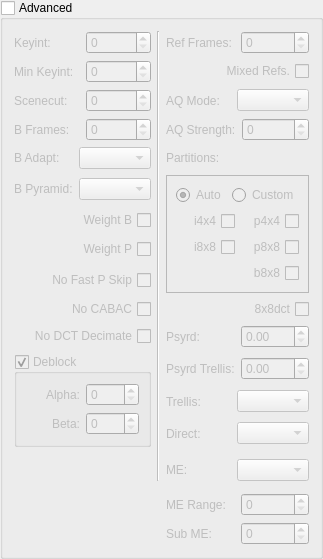
                 <widget class="QGroupBox" name="x264_advanced_groupbox">
                  <property name="title">
                   <string>Advanced</string>
                  </property>
                  <property name="flat">
                   <bool>false</bool>
                  </property>
                  <property name="checkable">
                   <bool>true</bool>
                  </property>
                  <property name="checked">
                   <bool>false</bool>
                  </property>
                  <layout class="QVBoxLayout" name="verticalLayout_25">
                   <item>
                    <layout class="QGridLayout" name="gridLayout_2">
                     <property name="bottomMargin">
                      <number>0</number>
                     </property>
                     <item row="8" column="0">
                      <widget class="QCheckBox" name="x264_no_fast_p_skip_checkbox">
                       <property name="layoutDirection">
                        <enum>Qt::RightToLeft</enum>
                       </property>
                       <property name="text">
                        <string>No Fast P Skip</string>
                       </property>
                      </widget>
                     </item>
                     <item row="0" column="1" rowspan="16">
                      <widget class="Line" name="line_3">
                       <property name="orientation">
                        <enum>Qt::Vertical</enum>
                       </property>
                      </widget>
                     </item>
                     <item row="11" column="0" rowspan="3">
                      <widget class="QGroupBox" name="groupBox_4">
                       <property name="title">
                        <string>Deblock</string>
                       </property>
                       <property name="checkable">
                        <bool>true</bool>
                       </property>
                       <layout class="QVBoxLayout" name="verticalLayout_28">
                        <item>
                         <layout class="QHBoxLayout" name="horizontalLayout_41">
                          <item>
                           <widget class="QLabel" name="label_44">
                            <property name="text">
                             <string>Alpha:</string>
                            </property>
                            <property name="alignment">
                             <set>Qt::AlignRight|Qt::AlignTrailing|Qt::AlignVCenter</set>
                            </property>
                           </widget>
                          </item>
                          <item>
                           <widget class="QSpinBox" name="x264_deblock_alpha_spinbutton"/>
                          </item>
                         </layout>
                        </item>
                        <item>
                         <layout class="QHBoxLayout" name="horizontalLayout_42">
                          <item>
                           <widget class="QLabel" name="label_45">
                            <property name="text">
                             <string>Beta:</string>
                            </property>
                            <property name="alignment">
                             <set>Qt::AlignRight|Qt::AlignTrailing|Qt::AlignVCenter</set>
                            </property>
                           </widget>
                          </item>
                          <item>
                           <widget class="QSpinBox" name="x264_deblock_beta_spinbutton"/>
                          </item>
                         </layout>
                        </item>
                       </layout>
                      </widget>
                     </item>
                     <item row="1" column="2">
                      <widget class="QCheckBox" name="x264_mixed_refs_checkbox">
                       <property name="layoutDirection">
                        <enum>Qt::RightToLeft</enum>
                       </property>
                       <property name="text">
                        <string>Mixed Refs.</string>
                       </property>
                      </widget>
                     </item>
                     <item row="5" column="0">
                      <layout class="QHBoxLayout" name="horizontalLayout_36">
                       <item>
                        <widget class="QLabel" name="label_39">
                         <property name="text">
                          <string>B Pyramid:</string>
                         </property>
                        </widget>
                       </item>
                       <item>
                        <widget class="QComboBox" name="x264_b_pyramid_combobox"/>
                       </item>
                      </layout>
                     </item>
                     <item row="10" column="0">
                      <widget class="QCheckBox" name="x264_no_dct_decimate_checkbox">
                       <property name="layoutDirection">
                        <enum>Qt::RightToLeft</enum>
                       </property>
                       <property name="text">
                        <string>No DCT Decimate</string>
                       </property>
                      </widget>
                     </item>
                     <item row="3" column="0">
                      <layout class="QHBoxLayout" name="horizontalLayout_34">
                       <item>
                        <widget class="QLabel" name="label_37">
                         <property name="text">
                          <string>B Frames:</string>
                         </property>
                        </widget>
                       </item>
                       <item>
                        <widget class="QSpinBox" name="x264_b_frames_spinbutton"/>
                       </item>
                      </layout>
                     </item>
                     <item row="1" column="0">
                      <layout class="QHBoxLayout" name="horizontalLayout_38">
                       <item>
                        <widget class="QLabel" name="label_41">
                         <property name="text">
                          <string>Min Keyint:</string>
                         </property>
                        </widget>
                       </item>
                       <item>
                        <widget class="QSpinBox" name="x264_min_keyint_spinbutton"/>
                       </item>
                      </layout>
                     </item>
                     <item row="18" column="2">
                      <layout class="QHBoxLayout" name="horizontalLayout_49">
                       <item>
                        <widget class="QLabel" name="label_52">
                         <property name="text">
                          <string>Sub ME:</string>
                         </property>
                        </widget>
                       </item>
                       <item>
                        <widget class="QSpinBox" name="x264_subme_spinbutton"/>
                       </item>
                      </layout>
                     </item>
                     <item row="2" column="2">
                      <layout class="QHBoxLayout" name="horizontalLayout_43">
                       <item>
                        <widget class="QLabel" name="label_46">
                         <property name="text">
                          <string>AQ Mode:</string>
                         </property>
                        </widget>
                       </item>
                       <item>
                        <widget class="QComboBox" name="x264_aq_mode_combobox"/>
                       </item>
                      </layout>
                     </item>
                     <item row="3" column="2">
                      <layout class="QHBoxLayout" name="horizontalLayout_44">
                       <item>
                        <widget class="QLabel" name="label_47">
                         <property name="text">
                          <string>AQ Strength:</string>
                         </property>
                        </widget>
                       </item>
                       <item>
                        <widget class="QSpinBox" name="x264_aq_strength_spinbutton"/>
                       </item>
                      </layout>
                     </item>
                     <item row="17" column="2">
                      <layout class="QHBoxLayout" name="horizontalLayout_48">
                       <item>
                        <widget class="QLabel" name="label_51">
                         <property name="text">
                          <string>ME Range:</string>
                         </property>
                        </widget>
                       </item>
                       <item>
                        <widget class="QSpinBox" name="x264_me_range_spinbutton"/>
                       </item>
                      </layout>
                     </item>
                     <item row="0" column="0">
                      <layout class="QHBoxLayout" name="horizontalLayout_37">
                       <item>
                        <widget class="QLabel" name="label_40">
                         <property name="text">
                          <string>Keyint:</string>
                         </property>
                        </widget>
                       </item>
                       <item>
                        <widget class="QSpinBox" name="x264_keyint_spinbutton"/>
                       </item>
                      </layout>
                     </item>
                     <item row="7" column="0">
                      <widget class="QCheckBox" name="x264_weight_p_checkbox">
                       <property name="layoutDirection">
                        <enum>Qt::RightToLeft</enum>
                       </property>
                       <property name="text">
                        <string>Weight P</string>
                       </property>
                      </widget>
                     </item>
                     <item row="4" column="0">
                      <layout class="QHBoxLayout" name="horizontalLayout_40">
                       <item>
                        <widget class="QLabel" name="label_43">
                         <property name="text">
                          <string>B Adapt:</string>
                         </property>
                        </widget>
                       </item>
                       <item>
                        <widget class="QComboBox" name="x264_b_adapt_combobox"/>
                       </item>
                      </layout>
                     </item>
                     <item row="6" column="0">
                      <widget class="QCheckBox" name="x264_weight_b_checkbox">
                       <property name="layoutDirection">
                        <enum>Qt::RightToLeft</enum>
                       </property>
                       <property name="text">
                        <string>Weight B</string>
                       </property>
                      </widget>
                     </item>
                     <item row="9" column="0">
                      <widget class="QCheckBox" name="x264_no_cabac_checkbox">
                       <property name="layoutDirection">
                        <enum>Qt::RightToLeft</enum>
                       </property>
                       <property name="text">
                        <string>No CABAC</string>
                       </property>
                      </widget>
                     </item>
                     <item row="4" column="2">
                      <widget class="QLabel" name="label_48">
                       <property name="text">
                        <string>Partitions:</string>
                       </property>
                      </widget>
                     </item>
                     <item row="2" column="0">
                      <layout class="QHBoxLayout" name="horizontalLayout_39">
                       <item>
                        <widget class="QLabel" name="label_42">
                         <property name="text">
                          <string>Scenecut:</string>
                         </property>
                        </widget>
                       </item>
                       <item>
                        <widget class="QSpinBox" name="x264_scenecut_spinbutton"/>
                       </item>
                      </layout>
                     </item>
                     <item row="0" column="2">
                      <layout class="QHBoxLayout" name="horizontalLayout_35">
                       <item>
                        <widget class="QLabel" name="label_38">
                         <property name="text">
                          <string>Ref Frames:</string>
                         </property>
                        </widget>
                       </item>
                       <item>
                        <widget class="QSpinBox" name="x264_refs_spinbutton"/>
                       </item>
                      </layout>
                     </item>
                     <item row="15" column="2">
                      <layout class="QHBoxLayout" name="horizontalLayout_47">
                       <item>
                        <widget class="QLabel" name="label_50">
                         <property name="text">
                          <string>ME:</string>
                         </property>
                        </widget>
                       </item>
                       <item>
                        <widget class="QComboBox" name="x264_me_combobox"/>
                       </item>
                      </layout>
                     </item>
                     <item row="13" column="2">
                      <layout class="QHBoxLayout" name="horizontalLayout_46">
                       <item>
                        <widget class="QLabel" name="label_49">
                         <property name="text">
                          <string>Direct:</string>
                         </property>
                        </widget>
                       </item>
                       <item>
                        <widget class="QComboBox" name="x264_direct_combobox"/>
                       </item>
                      </layout>
                     </item>
                     <item row="12" column="2">
                      <layout class="QHBoxLayout" name="horizontalLayout_52">
                       <item>
                        <widget class="QLabel" name="label_55">
                         <property name="text">
                          <string>Trellis:</string>
                         </property>
                        </widget>
                       </item>
                       <item>
                        <widget class="QComboBox" name="x264_trellis_combobox"/>
                       </item>
                      </layout>
                     </item>
                     <item row="11" column="2">
                      <layout class="QHBoxLayout" name="horizontalLayout_51">
                       <item>
                        <widget class="QLabel" name="label_54">
                         <property name="text">
                          <string>Psyrd Trellis:</string>
                         </property>
                        </widget>
                       </item>
                       <item>
                        <widget class="QDoubleSpinBox" name="x264_psyrd_trellis_spinbutton"/>
                       </item>
                      </layout>
                     </item>
                     <item row="10" column="2">
                      <layout class="QHBoxLayout" name="horizontalLayout_50">
                       <item>
                        <widget class="QLabel" name="label_53">
                         <property name="text">
                          <string>Psyrd:</string>
                         </property>
                        </widget>
                       </item>
                       <item>
                        <widget class="QDoubleSpinBox" name="x264_psyrd_spinbutton"/>
                       </item>
                      </layout>
                     </item>
                     <item row="9" column="2">
                      <widget class="QCheckBox" name="x264_8x8dct_checkbox">
                       <property name="layoutDirection">
                        <enum>Qt::RightToLeft</enum>
                       </property>
                       <property name="text">
                        <string>8x8dct</string>
                       </property>
                      </widget>
                     </item>
                     <item row="5" column="2" rowspan="4">
                      <widget class="QFrame" name="frame_7">
                       <property name="frameShape">
                        <enum>QFrame::StyledPanel</enum>
                       </property>
                       <property name="frameShadow">
                        <enum>QFrame::Raised</enum>
                       </property>
                       <layout class="QVBoxLayout" name="verticalLayout_26">
                        <item>
                         <layout class="QHBoxLayout" name="horizontalLayout_45">
                          <item>
                           <widget class="QRadioButton" name="x264_auto_partitions_radiobutton">
                            <property name="sizePolicy">
                             <sizepolicy hsizetype="Maximum" vsizetype="Fixed">
                              <horstretch>0</horstretch>
                              <verstretch>0</verstretch>
                             </sizepolicy>
                            </property>
                            <property name="layoutDirection">
                             <enum>Qt::LeftToRight</enum>
                            </property>
                            <property name="text">
                             <string>Auto</string>
                            </property>
                            <property name="checked">
                             <bool>true</bool>
                            </property>
                           </widget>
                          </item>
                          <item>
                           <widget class="QRadioButton" name="x264_custom_partitions_radiobutton">
                            <property name="sizePolicy">
                             <sizepolicy hsizetype="Preferred" vsizetype="Fixed">
                              <horstretch>0</horstretch>
                              <verstretch>0</verstretch>
                             </sizepolicy>
                            </property>
                            <property name="text">
                             <string>Custom</string>
                            </property>
                           </widget>
                          </item>
                         </layout>
                        </item>
                        <item>
                         <layout class="QGridLayout" name="gridLayout_11" rowstretch="1,1,0" columnstretch="0,0">
                          <item row="0" column="1">
                           <widget class="QCheckBox" name="x264_p4x4_checkbox">
                            <property name="sizePolicy">
                             <sizepolicy hsizetype="Preferred" vsizetype="Fixed">
                              <horstretch>0</horstretch>
                              <verstretch>0</verstretch>
                             </sizepolicy>
                            </property>
                            <property name="layoutDirection">
                             <enum>Qt::RightToLeft</enum>
                            </property>
                            <property name="text">
                             <string>p4x4</string>
                            </property>
                           </widget>
                          </item>
                          <item row="1" column="1">
                           <widget class="QCheckBox" name="x264_p8x8_checkbox">
                            <property name="sizePolicy">
                             <sizepolicy hsizetype="Preferred" vsizetype="Fixed">
                              <horstretch>0</horstretch>
                              <verstretch>0</verstretch>
                             </sizepolicy>
                            </property>
                            <property name="layoutDirection">
                             <enum>Qt::RightToLeft</enum>
                            </property>
                            <property name="text">
                             <string>p8x8</string>
                            </property>
                           </widget>
                          </item>
                          <item row="1" column="0">
                           <widget class="QCheckBox" name="x264_i8x8_checkbox">
                            <property name="sizePolicy">
                             <sizepolicy hsizetype="Preferred" vsizetype="Fixed">
                              <horstretch>0</horstretch>
                              <verstretch>0</verstretch>
                             </sizepolicy>
                            </property>
                            <property name="layoutDirection">
                             <enum>Qt::RightToLeft</enum>
                            </property>
                            <property name="text">
                             <string>i8x8</string>
                            </property>
                           </widget>
                          </item>
                          <item row="2" column="1">
                           <widget class="QCheckBox" name="x264_b8x8_checkbox">
                            <property name="sizePolicy">
                             <sizepolicy hsizetype="Preferred" vsizetype="Fixed">
                              <horstretch>0</horstretch>
                              <verstretch>0</verstretch>
                             </sizepolicy>
                            </property>
                            <property name="layoutDirection">
                             <enum>Qt::RightToLeft</enum>
                            </property>
                            <property name="text">
                             <string>b8x8</string>
                            </property>
                           </widget>
                          </item>
                          <item row="0" column="0">
                           <widget class="QCheckBox" name="x264_i4x4_checkbox">
                            <property name="sizePolicy">
                             <sizepolicy hsizetype="Preferred" vsizetype="Fixed">
                              <horstretch>0</horstretch>
                              <verstretch>0</verstretch>
                             </sizepolicy>
                            </property>
                            <property name="layoutDirection">
                             <enum>Qt::RightToLeft</enum>
                            </property>
                            <property name="text">
                             <string>i4x4</string>
                            </property>
                           </widget>
                          </item>
                         </layout>
                        </item>
                       </layout>
                      </widget>
                     </item>
                     <item row="15" column="0" rowspan="4">
                      <spacer name="horizontalSpacer_8">
                       <property name="orientation">
                        <enum>Qt::Horizontal</enum>
                       </property>
                       <property name="sizeType">
                        <enum>QSizePolicy::Minimum</enum>
                       </property>
                       <property name="sizeHint" stdset="0">
                        <size>
                         <width>40</width>
                         <height>20</height>
                        </size>
                       </property>
                      </spacer>
                     </item>
                    </layout>
                   </item>
                  </layout>
                 </widget>
